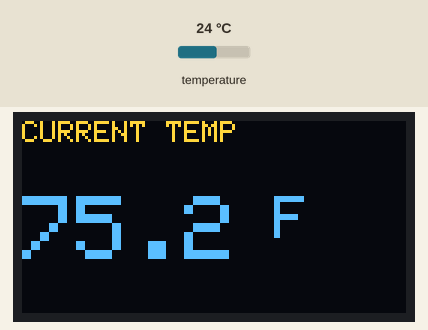
A sketch run on a simulated Arduino Uno, built with avr-gcc and run on an emulated ATmega328P. Parts: 128×64 one-colour display. Wiring (inferred from the names in the program): LM75 temperature sensor at I2C address 0x48. Inputs (shaded band) come from the test bench; at power-on: temperature 24 °C. The OLED is the two-colour kind (top 16 rows yellow).

Above: at 0.1 s.

The sketch:

Hermes_Code.ino
```cpp
#include <Wire.h>
#include <Adafruit_GFX.h>
#include <Adafruit_SSD1306.h>

// I2C Addresses
#define LM75_ADDR 0x48   // LM75AD with A0, A1, A2 to GND
#define OLED_ADDR 0x3C   // Standard 0.96" OLED address

// OLED Settings
#define SCREEN_WIDTH 128
#define SCREEN_HEIGHT 64
#define OLED_RESET    -1
Adafruit_SSD1306 display(SCREEN_WIDTH, SCREEN_HEIGHT, &Wire, OLED_RESET);

// Timing variables for the 1-minute interval
unsigned long lastUpdate = 0;
const unsigned long interval = 60000; // 60 seconds in milliseconds

void setup() {
  Serial.begin(115200);
  Wire.begin(); // Standard I2C pins for Xiao RP2040

  if(!display.begin(SSD1306_SWITCHCAPVCC, OLED_ADDR)) {
    Serial.println(F("OLED failed to initialize"));
    for(;;);
  }

  display.clearDisplay();
  display.setTextColor(SSD1306_WHITE);

  // Show an initial reading immediately on startup
  updateSensorAndDisplay();
}

void loop() {
  unsigned long currentMillis = millis();

  // Check if 60 seconds have passed since the last update
  if (currentMillis - lastUpdate >= interval) {
    lastUpdate = currentMillis;
    updateSensorAndDisplay();
  }
}

void updateSensorAndDisplay() {
  float tempC = readLM75();

  // Convert Celsius to Fahrenheit: (C * 1.8) + 32
  float tempF = (tempC * 9.0 / 5.0) + 32.0;

  // Update OLED
  display.clearDisplay();

  display.setTextSize(1);
  display.setCursor(0, 0);
  display.println("CURRENT TEMP");

  // Large display for the Fahrenheit reading
  display.setTextSize(3);
  display.setCursor(0, 25);
  display.print(tempF, 1); // Display with one decimal point

  display.setTextSize(2);
  display.print(" F");

  display.display();
}

float readLM75() {
  // Point to Temperature Register
  Wire.beginTransmission(LM75_ADDR);
  Wire.write(0x00);
  Wire.endTransmission(false); // Keep connection open for request

  // Request 2 bytes of temperature data
  Wire.requestFrom(LM75_ADDR, 2);

  if (Wire.available() == 2) {
    int8_t msb = Wire.read(); // Most Significant Byte
    int8_t lsb = Wire.read(); // Least Significant Byte

    // Combine bytes and shift right by 5 (LM75 is 11-bit data)
    int16_t raw = (msb << 8) | lsb;
    return (raw >> 5) * 0.125; // Multiply by resolution (0.125C per bit)
  }
  return 0.0;
}
```
